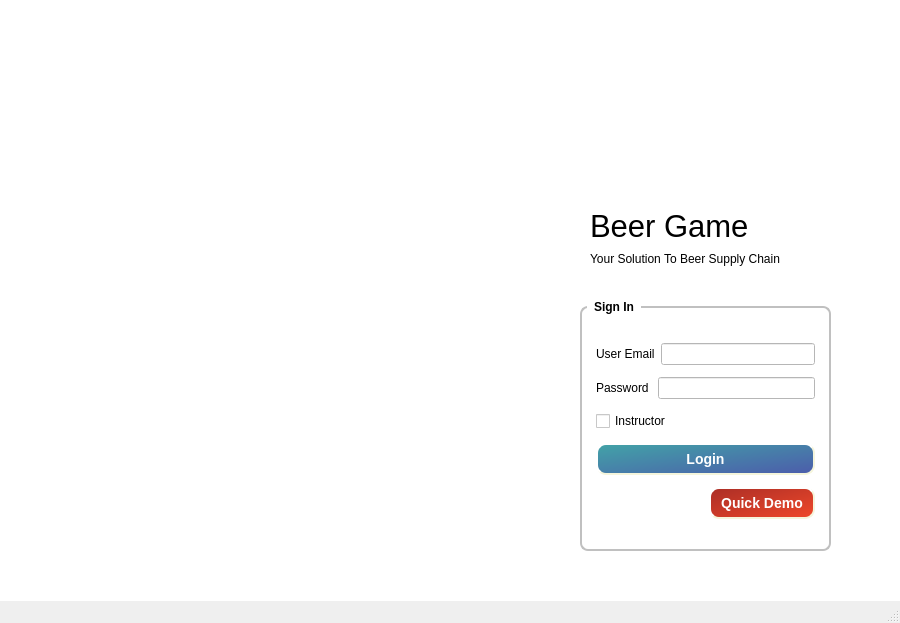
<?xml version="1.0" encoding="UTF-8"?>
<ui version="4.0">
 <class>BeerGameWindow</class>
 <widget class="QMainWindow" name="BeerGameWindow">
  <property name="geometry">
   <rect>
    <x>0</x>
    <y>0</y>
    <width>900</width>
    <height>623</height>
   </rect>
  </property>
  <property name="font">
   <font>
    <family>Ubuntu</family>
   </font>
  </property>
  <property name="windowTitle">
   <string>MainWindow</string>
  </property>
  <property name="styleSheet">
   <string notr="true"/>
  </property>
  <widget class="QWidget" name="centralwidget">
   <property name="styleSheet">
    <string notr="true">background-color: rgb(255, 255, 255)</string>
   </property>
   <widget class="QStackedWidget" name="stackedWidget">
    <property name="geometry">
     <rect>
      <x>0</x>
      <y>0</y>
      <width>901</width>
      <height>591</height>
     </rect>
    </property>
    <widget class="QWidget" name="page">
     <widget class="QGroupBox" name="groupBox">
      <property name="enabled">
       <bool>true</bool>
      </property>
      <property name="geometry">
       <rect>
        <x>580</x>
        <y>300</y>
        <width>251</width>
        <height>251</height>
       </rect>
      </property>
      <property name="styleSheet">
       <string notr="true">QGroupBox {
    font: bold;
    border: 2px solid silver;
    border-radius: 8px;
    margin-top: 6px;
    padding: 20px 5px 10px 5px;
}

QGroupBox::title {
    subcontrol-origin: margin;
    left: 7px;
    padding: 0px 5px 0px 5px;
}</string>
      </property>
      <property name="title">
       <string>Sign In</string>
      </property>
      <property name="checkable">
       <bool>false</bool>
      </property>
      <layout class="QVBoxLayout" name="verticalLayout">
       <item>
        <layout class="QHBoxLayout" name="horizontalLayout_2">
         <item>
          <widget class="QLabel" name="label">
           <property name="text">
            <string>User Email</string>
           </property>
          </widget>
         </item>
         <item>
          <widget class="QLineEdit" name="lineEdit_useremail">
           <property name="maxLength">
            <number>32751</number>
           </property>
          </widget>
         </item>
        </layout>
       </item>
       <item>
        <layout class="QHBoxLayout" name="horizontalLayout">
         <item>
          <widget class="QLabel" name="label_2">
           <property name="text">
            <string>Password </string>
           </property>
          </widget>
         </item>
         <item>
          <widget class="QLineEdit" name="lineEdit_password"/>
         </item>
        </layout>
       </item>
       <item>
        <widget class="QCheckBox" name="checkBox_isInstructor">
         <property name="text">
          <string>Instructor</string>
         </property>
        </widget>
       </item>
       <item>
        <widget class="QPushButton" name="pushButton_Login">
         <property name="styleSheet">
          <string notr="true">QPushButton {
    background-color: rgb(106,208,116);
background-color: qlineargradient(spread:pad, x1:0, y1:0.005, x2:1, y2:1, stop:0 rgba(66, 163, 167, 255), stop:1 rgba(76, 92, 171, 255));
    border-style: outset;
    border-width: 2px;
    border-radius: 10px;
    border-color: beige;
    font: bold 14px;
    min-width: 10em;
    padding: 6px;
	color: white;
}

#pushButton_Login:hover{ 
    background-color: rgb(106,208,116);
background-color: qlineargradient(spread:pad, x1:0, y1:0.005, x2:1, y2:1, stop:0 rgba(76, 92, 171, 255), stop:1 rgba(66, 163, 167, 255));
    border-style: outset;
    border-width: 2px;
    border-radius: 10px;
    border-color: beige;
    font: bold 15px;
    min-width: 10em;
    padding: 6px;
	color: white;}</string>
         </property>
         <property name="text">
          <string>Login</string>
         </property>
        </widget>
       </item>
       <item>
        <layout class="QHBoxLayout" name="horizontalLayout_3">
         <item>
          <widget class="QLabel" name="youtube_logo">
           <property name="text">
            <string/>
           </property>
          </widget>
         </item>
         <item>
          <widget class="QPushButton" name="youtube_btn">
           <property name="styleSheet">
            <string notr="true">QPushButton {
    background-color: rgb(106,208,116);
background-color: qlineargradient(spread:pad, x1:0, y1:0.005, x2:1, y2:1, stop:0 rgba(171,46,38, 255), stop:1 rgba(239,72,42,255));
    border-style: outset;
    border-width: 2px;
    border-radius: 10px;
    border-color: beige;
    font: bold 14px;
    min-width:9.5em;
    padding: 6px;
	color: white;
}

#youtube_btn:hover{ 
    background-color: rgb(106,208,116);
background-color: qlineargradient(spread:pad, x1:0, y1:0.005, x2:1, y2:1, stop:0 rgba(239,72,42,255), stop:1 rgba(171,46,38, 255));
    border-style: outset;
    border-width: 2px;
    border-radius: 10px;
    border-color: beige;
    font: bold 15px;
    padding: 6px;
	color: white;}</string>
           </property>
           <property name="text">
            <string>Quick Demo</string>
           </property>
          </widget>
         </item>
        </layout>
       </item>
      </layout>
     </widget>
     <widget class="QLabel" name="label_3">
      <property name="geometry">
       <rect>
        <x>590</x>
        <y>200</y>
        <width>181</width>
        <height>51</height>
       </rect>
      </property>
      <property name="font">
       <font>
        <family>Ubuntu</family>
        <pointsize>23</pointsize>
        <weight>50</weight>
        <bold>false</bold>
       </font>
      </property>
      <property name="text">
       <string>Beer Game</string>
      </property>
     </widget>
     <widget class="QLabel" name="label_cover">
      <property name="geometry">
       <rect>
        <x>0</x>
        <y>-10</y>
        <width>521</width>
        <height>611</height>
       </rect>
      </property>
      <property name="text">
       <string/>
      </property>
     </widget>
     <widget class="QLabel" name="label_logo">
      <property name="geometry">
       <rect>
        <x>580</x>
        <y>10</y>
        <width>161</width>
        <height>181</height>
       </rect>
      </property>
      <property name="text">
       <string/>
      </property>
     </widget>
     <widget class="QLabel" name="label_4">
      <property name="geometry">
       <rect>
        <x>590</x>
        <y>250</y>
        <width>241</width>
        <height>17</height>
       </rect>
      </property>
      <property name="text">
       <string>Your Solution To Beer Supply Chain </string>
      </property>
     </widget>
    </widget>
    <widget class="QWidget" name="page_2">
     <property name="styleSheet">
      <string notr="true">#page_2 {
background-color: rgb(28, 28, 30);
}</string>
     </property>
     <widget class="QFrame" name="verticalFrame">
      <property name="geometry">
       <rect>
        <x>10</x>
        <y>0</y>
        <width>881</width>
        <height>581</height>
       </rect>
      </property>
      <property name="styleSheet">
       <string notr="true">#verticalFrame {
background-color: rgb(28, 28, 30);
}</string>
      </property>
      <layout class="QVBoxLayout" name="verticalLayout_2">
       <item>
        <widget class="QWidget" name="video" native="true">
         <property name="styleSheet">
          <string notr="true">#video {
    font: bold;
	font-size:16px;
    border: 1px solid silver;
    border-radius: 12px;
    margin-top: 8px;
    padding: 15px 5px 10px 5px;
background-color: rgb(28, 28, 30);
}</string>
         </property>
        </widget>
       </item>
       <item>
        <widget class="QPushButton" name="go_back">
         <property name="styleSheet">
          <string notr="true">QPushButton {
    background-color: rgb(106,208,116);
background-color: qlineargradient(spread:pad, x1:0, y1:0.005, x2:1, y2:1, stop:0 rgba(66, 163, 167, 255), stop:1 rgba(76, 92, 171, 255));
    border-radius: 10px;
    font: bold 14px;
    max-width: 15em;
    padding: 6px;
	margin-bottom:4px;
	margin-left:320px;
	color: white;
}

#go_back:hover{ 
    background-color: rgb(106,208,116);
background-color: qlineargradient(spread:pad, x1:0, y1:0.005, x2:1, y2:1, stop:0 rgba(76, 92, 171, 255), stop:1 rgba(66, 163, 167, 255));
    border-radius: 10px;
    font: bold 15px;
    min-width: 10em;
    padding: 6px;
	color: white;}</string>
         </property>
         <property name="text">
          <string>Go Back</string>
         </property>
        </widget>
       </item>
      </layout>
     </widget>
    </widget>
   </widget>
  </widget>
  <widget class="QMenuBar" name="menubar">
   <property name="geometry">
    <rect>
     <x>0</x>
     <y>0</y>
     <width>900</width>
     <height>22</height>
    </rect>
   </property>
  </widget>
  <widget class="QStatusBar" name="statusbar"/>
 </widget>
 <resources/>
 <connections/>
</ui>
